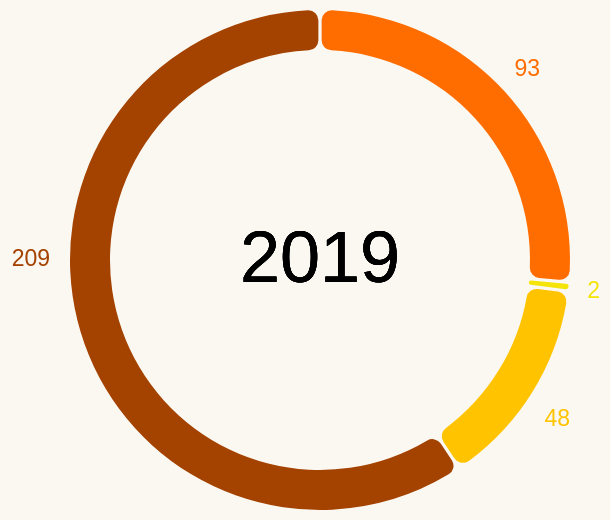

The Vega-Lite source for this figure:
### Vega-Lite specification from a JSON file in a GitHub repository (floating-point values rounded to 4 significant figures)
{"$schema": "https://vega.github.io/schema/vega-lite/v5.json", "width": 250, "height": 250, "background": "#FBF8F1", "data": {"values": [{"Comfortability": "Physical health", "Count": 209}, {"Comfortability": "Mental health", "Count": 2}, {"Comfortability": "Both", "Count": 93}, {"Comfortability": "Neither", "Count": 48}]}, "config": {"legend": {"disable": true}}, "layer": [{"mark": {"type": "arc", "padAngle": 0.01, "innerRadius": 105, "cornerRadius": 5}, "params": [{"name": "hover", "select": {"type": "point", "on": "mouseover"}}], "encoding": {"theta": {"field": "Count", "type": "quantitative"}, "color": {"field": "Comfortability", "type": "nominal", "scale": {"range": ["#FF6D00", "#F4E409", "#FFC300", "#A44200"]}}, "tooltip": [{"field": "Comfortability", "type": "nominal", "title": "Comfortability in sharing"}, {"field": "Count", "type": "quantitative", "title": "Count"}], "fillOpacity": {"condition": {"param": "hover", "value": 1}, "value": 0.3}}}, {"mark": {"type": "text", "align": "center", "baseline": "middle", "fontSize": 36}, "encoding": {"text": {"value": "2019"}}}, {"mark": {"type": "text", "align": "right", "dx": 140, "dy": 16, "fontSize": 11.5}, "encoding": {"text": {"field": "Count", "type": "quantitative"}, "color": {"value": "#F4E409"}, "opacity": {"condition": {"test": "datum['Comfortability'] == 'Mental health'", "value": 1}, "value": 0}}}, {"mark": {"type": "text", "align": "right", "dx": 125, "dy": 80, "fontSize": 11.5}, "encoding": {"text": {"field": "Count", "type": "quantitative"}, "color": {"value": "#FFC300"}, "opacity": {"condition": {"test": "datum['Comfortability'] == 'Neither'", "value": 1}, "value": 0}}}, {"mark": {"type": "text", "align": "right", "dx": -135, "fontSize": 11.5}, "encoding": {"text": {"field": "Count", "type": "quantitative"}, "color": {"value": "#A44200"}, "opacity": {"condition": {"test": "datum['Comfortability'] == 'Physical health'", "value": 1}, "value": 0}}}, {"mark": {"type": "text", "align": "right", "dx": 110, "dy": -95, "fontSize": 11.5}, "encoding": {"text": {"field": "Count", "type": "quantitative"}, "color": {"value": "#FF6D00"}, "opacity": {"condition": {"test": "datum['Comfortability'] == 'Both'", "value": 1}, "value": 0}}}]}
